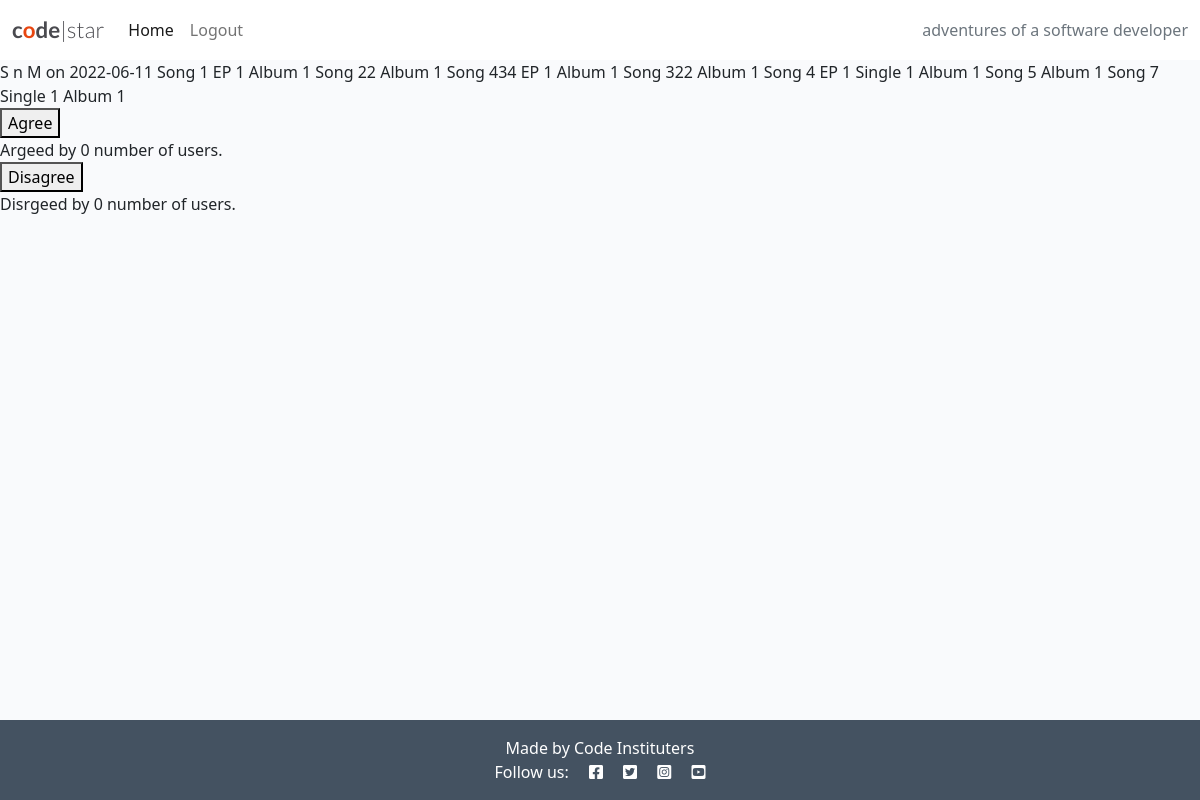
/setlist/setlist-detail/2/ (signed in), run on the app's committed database.
### setlist/models.py (models this page shows, shortened)
class Setlist(models.Model):
    gig = models.OneToOneField('home.Gig', related_name='setlist_gig', on_delete=models.CASCADE, null=True)
    author = models.ForeignKey(User, on_delete=models.SET_NULL, null=True)
    song = models.ManyToManyField(Song)
    status = models.IntegerField(choices=STATUS, default=0)
    agree = models.ManyToManyField(User, related_name='setlist_agree', blank=True)
    disagree = models.ManyToManyField(User, related_name='setlist_disagree', blank=True)
    def __str__(self):
        return f"{self.gig.venue} on {self.gig.date}"

class Venue(models.Model):
    name = models.CharField(max_length=200)
    city = models.CharField(max_length=200)
    def __str__(self):
        return self.name

class Song(models.Model):
    title = models.CharField(max_length=200)
    slug = models.SlugField(max_length=200, unique=True, null=True)

class Release(models.Model):
    title = models.CharField(max_length=200)
    songs = models.ManyToManyField(Song, related_name="releases")
    slug = models.SlugField(max_length=200, unique=True, null=True)
    def __str__(self):
        return self.title

### home/models.py (models this page shows, shortened)
class Gig(models.Model):
    date = models.DateField(auto_now_add=False, auto_now=False, blank=True, null=True)
    venue = models.ForeignKey('setlist.Venue', on_delete=models.CASCADE, null=True)
    featured_image = CloudinaryField('image', default='placeholder')

### setlist/views.py (the view)
# urls.py: path('setlist-detail/<str:pk>/', setlist_detail, name='detail'),
@login_required
def setlist_detail(request, pk):
    setlist = Setlist.objects.get(id=pk)
    context = {
        'setlist': setlist,
    }
    return render(request, 'setlist/setlist-detail.html', context)

### setlist/templates/setlist/setlist-detail.html (shortened to what this page needs)
{% extends 'base.html' %}
{% block content %}
{{ setlist }}
{% for song in setlist.song.all %}
    {{ song.title }}
    {% for release in song.releases.all %}
        {{ release }}
    {% endfor %}
{% endfor %}
{% if user.id != setlist.author.id %}
        <form action="{% url 'agree' setlist.pk %}" method="POST">
            <button type="submit", name="setlist_id", value="{{ setlist.id }}">Agree</button>
        </form>
        Argeed by {{ setlist.agree.all.count }} number of users.
        <form action="{% url 'disagree' setlist.pk %}" method="POST">
            <button type="submit", name="setlist_id", value="{{ setlist.id }}">Disagree</button>
        </form>
        Disrgeed by {{ setlist.disagree.all.count }} number of users.
{% endif %}
{% endblock %}

### static/css/style.css (style rules this page uses)
body { background-color: #F9FAFC; }
.main-bg { background-color: #F9FAFC; }

### data on the page
Setlist: gig.date "S n M on 2022-06-11", agree.all.count "0", disagree.all.count "0"
Song: title "Song 1"
Release: title "EP 1"
Release: title "Album 1"
Song: title "Song 22"
Song: title "Song 434"
Song: title "Song 322"
Song: title "Song 4"
Release: title "Single 1"
Song: title "Song 5"
Song: title "Song 7"
